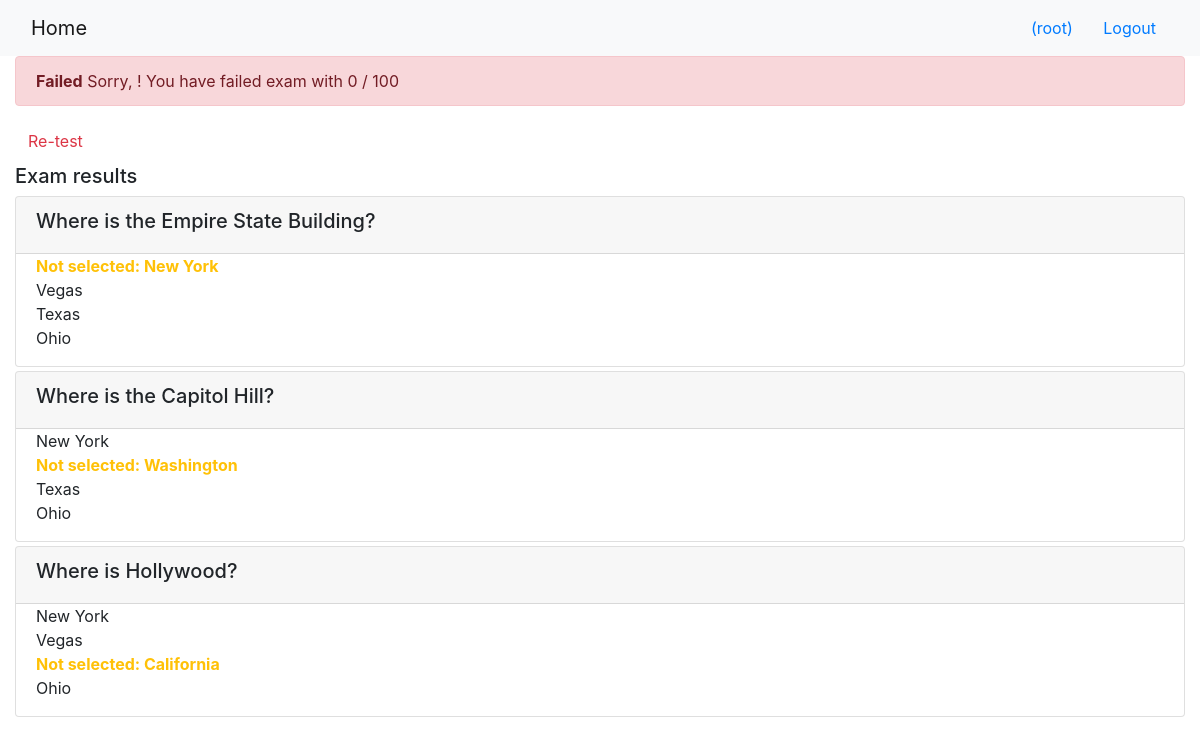
Screenshot of /onlinecourse/1/show_exam_result/1 (signed in) with the database file from the repository.
### onlinecourse/models.py (models this page shows, shortened)
class Question(models.Model):
    course = models.ForeignKey(Course, on_delete=models.CASCADE)
    question_text = models.CharField(max_length=200)
    grade = models.IntegerField()

class Choice(models.Model):
    choice_text = models.CharField(max_length=200)
    is_correct = models.BooleanField(default=False)
    question = models.ForeignKey(Question, on_delete=models.CASCADE)

### onlinecourse/views.py (the view)
# urls.py: path('<int:course_id>/show_exam_result/<int:submission_id>', views.show_exam_result, name='show_exam_result'),
def show_exam_result(request, course_id, submission_id):
    context = {}
    course = get_object_or_404(Course, pk=course_id)
    submission = get_object_or_404(Submission, pk=submission_id)
    selected_choices = submission.choices.all()
    grade = 0
    for choice in selected_choices:
            if choice.is_correct:
                grade += choice.question.grade
    context['course'] = course
    context['choices'] = selected_choices
    context['grade'] = grade
    return render(request, 'onlinecourse/exam_result_bootstrap.html', context)

### onlinecourse/templates/onlinecourse/exam_result_bootstrap.html (shortened to what this page needs)
<!DOCTYPE html>
<html lang="en">
<head>
    {% load static %}
    <link rel="stylesheet" href="https://cdn.jsdelivr.net/npm/bootstrap@4.6.2/dist/css/bootstrap.min.css">
</head>
<body>
 <nav class="navbar navbar-light bg-light">
    <div class="container-fluid">
        <div class="navbar-header">
              <a class="navbar-brand" href="{% url 'onlinecourse:index' %}">Home</a>
        </div>
        <ul class="nav navbar-nav navbar-right">
            {% if user.is_authenticated %}
            <li>
                <a class="btn btn-link" href="#">{{ user.first_name }}({{ user.username }})</a>
                <a class="btn btn-link" href="{% url 'onlinecourse:logout' %}">Logout</a>
            </li>
            {% endif %}
        </ul>
    </div>
</nav>
<div class="container-fluid">
    {% if grade > 80 %}
    <div class="alert alert-success">
       <b>Congratulations, {{ user.first_name }}!</b> You have passed the exam and completed the course with score {{ grade }}/100
    </div>
        {% else %}
        <div class="alert alert-danger">
            <b>Failed</b> Sorry, {{ user.first_name }}! You have failed exam with {{ grade }} / 100
        </div>
        <a class="btn btn-link text-danger" href="{% url 'onlinecourse:course_details' course.id %}">Re-test</a>
        {% endif %}
        <div class="card-columns-vertical mt-1">
        <h5 class="">Exam results</h5>
            {% for question in course.question_set.all %}
            <div class="card mt-1 p-0">
                <div class="card-header"><h5>{{ question.question_text }}</h5></div>
                <div class="form-group">
                    {% for choice in question.choice_set.all %}
                        <div class="form-check">
                            {% if choice.is_correct and choice in choices %}
                                <label class="form-check-label text-success">
                                    <b>Correct answer: {{ choice.choice_text }} </b>
                                </label>
                            {% elif choice.is_correct and choice not in choices %}
                                <label class="form-check-label text-warning">
                                    <b>Not selected: {{ choice.choice_text }} </b>
                                </label>
                            {% else %}
                                <label class="form-check-label">
                                    {{ choice.choice_text }}
                                </label>
                            {% endif %}
                        </div>
                    {% endfor %}
                </div>
            </div>
            {% endfor %}
        </div>
    </div>
</body>
</html>

### rows the page displays
Question: question_text "Where is the Empire State Building?"
Choice: choice_text "New York"
Choice: choice_text "Vegas"
Choice: choice_text "Texas"
Choice: choice_text "Ohio"
Question: question_text "Where is the Capitol Hill?"
Choice: choice_text "New York"
Choice: choice_text "Washington"
Choice: choice_text "Texas"
Choice: choice_text "Ohio"
Question: question_text "Where is Hollywood?"
Choice: choice_text "New York"
Choice: choice_text "Vegas"
Choice: choice_text "California"
Choice: choice_text "Ohio"

### other values shown
{{ user.username }} "root"
{{ grade }} "0"
